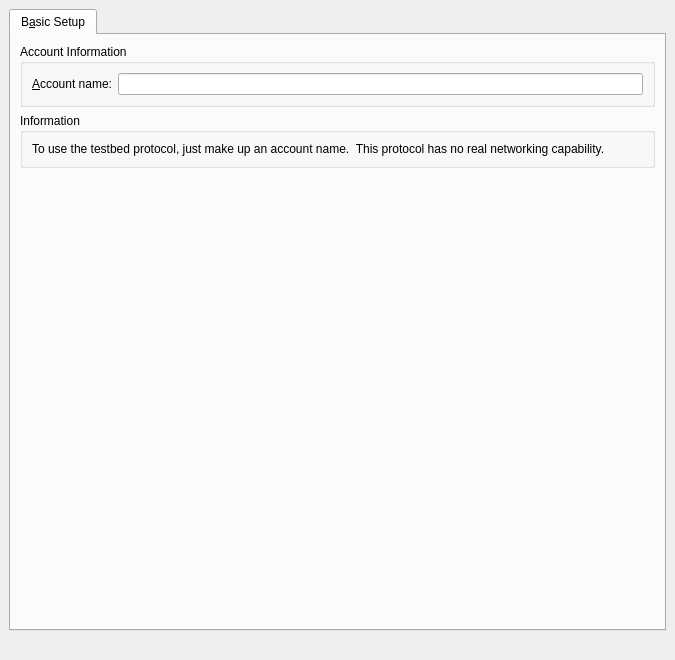
<ui version="4.0" >
 <author></author>
 <comment></comment>
 <exportmacro></exportmacro>
 <class>TestbedAccountPreferences</class>
 <widget class="QWidget" name="TestbedAccountPreferences" >
  <property name="geometry" >
   <rect>
    <x>0</x>
    <y>0</y>
    <width>675</width>
    <height>660</height>
   </rect>
  </property>
  <property name="windowTitle" >
   <string>Account Preferences - Testbed</string>
  </property>
  <layout class="QVBoxLayout" >
   <property name="margin" >
    <number>9</number>
   </property>
   <property name="spacing" >
    <number>6</number>
   </property>
   <item>
    <widget class="QTabWidget" name="tabWidget11" >
     <widget class="QWidget" name="tab" >
      <attribute name="title" >
       <string>B&amp;asic Setup</string>
      </attribute>
      <layout class="QVBoxLayout" >
       <property name="margin" >
        <number>9</number>
       </property>
       <property name="spacing" >
        <number>6</number>
       </property>
       <item>
        <widget class="QGroupBox" name="groupBox" >
         <property name="title" >
          <string>Account Information</string>
         </property>
         <layout class="QVBoxLayout" >
          <property name="margin" >
           <number>9</number>
          </property>
          <property name="spacing" >
           <number>6</number>
          </property>
          <item>
           <layout class="QHBoxLayout" >
            <property name="margin" >
             <number>0</number>
            </property>
            <property name="spacing" >
             <number>6</number>
            </property>
            <item>
             <widget class="QLabel" name="accountLabel" >
              <property name="toolTip" >
               <string>The account name of your account.</string>
              </property>
              <property name="whatsThis" >
               <string>The account name of your account.</string>
              </property>
              <property name="text" >
               <string>&amp;Account name:</string>
              </property>
              <property name="buddy" >
               <cstring>m_acctName</cstring>
              </property>
             </widget>
            </item>
            <item>
             <widget class="QLineEdit" name="m_acctName" >
              <property name="toolTip" >
               <string>The account name of your account.</string>
              </property>
              <property name="whatsThis" >
               <string>The account name of your account.</string>
              </property>
             </widget>
            </item>
           </layout>
          </item>
         </layout>
        </widget>
       </item>
       <item>
        <widget class="QGroupBox" name="groupBox_2" >
         <property name="title" >
          <string>Information</string>
         </property>
         <layout class="QVBoxLayout" >
          <property name="margin" >
           <number>9</number>
          </property>
          <property name="spacing" >
           <number>6</number>
          </property>
          <item>
           <widget class="QLabel" name="textLabel12" >
            <property name="sizePolicy" >
             <sizepolicy>
              <hsizetype>3</hsizetype>
              <vsizetype>1</vsizetype>
              <horstretch>0</horstretch>
              <verstretch>0</verstretch>
             </sizepolicy>
            </property>
            <property name="text" >
             <string>To use the testbed protocol, just make up an account name.  This protocol has no real networking capability.</string>
            </property>
            <property name="alignment" >
             <set>Qt::AlignTop</set>
            </property>
           </widget>
          </item>
         </layout>
        </widget>
       </item>
       <item>
        <spacer>
         <property name="orientation" >
          <enum>Qt::Vertical</enum>
         </property>
         <property name="sizeType" >
          <enum>QSizePolicy::Expanding</enum>
         </property>
         <property name="sizeHint" >
          <size>
           <width>20</width>
           <height>131</height>
          </size>
         </property>
        </spacer>
       </item>
      </layout>
     </widget>
    </widget>
   </item>
   <item>
    <widget class="QLabel" name="labelStatusMessage" >
     <property name="text" >
      <string/>
     </property>
     <property name="alignment" >
      <set>Qt::AlignCenter</set>
     </property>
    </widget>
   </item>
  </layout>
 </widget>
 <layoutdefault spacing="6" margin="11" />
 <pixmapfunction>qPixmapFromMimeSource</pixmapfunction>
 <resources/>
 <connections/>
</ui>
